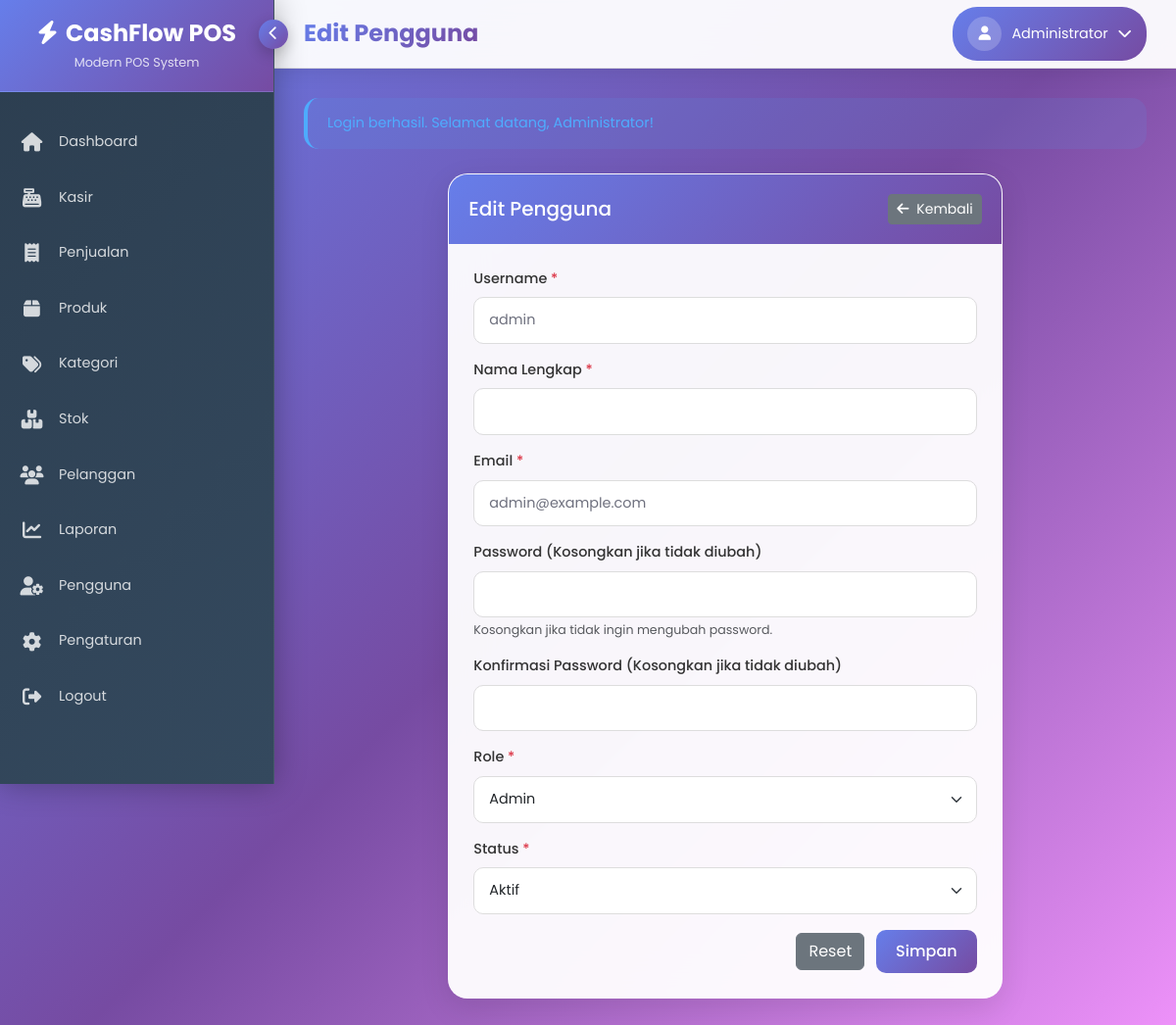
The app's page /pengguna/form.php?id=2 (signed in) with its own data.
### tables this page shows
CREATE TABLE IF NOT EXISTS pengaturan (
    id INT AUTO_INCREMENT PRIMARY KEY,
    nama_toko VARCHAR(100) NOT NULL,
    alamat TEXT,
    no_telp VARCHAR(15),
    email VARCHAR(100),
    logo VARCHAR(255),
    footer_struk TEXT,
    pajak DECIMAL(5,2) DEFAULT 0,
    updated_at TIMESTAMP DEFAULT CURRENT_TIMESTAMP ON UPDATE CURRENT_TIMESTAMP
);

CREATE TABLE IF NOT EXISTS users (
    id INT AUTO_INCREMENT PRIMARY KEY,
    username VARCHAR(50) NOT NULL UNIQUE,
    password VARCHAR(255) NOT NULL,
    nama_lengkap VARCHAR(100) NOT NULL,
    role ENUM('admin', 'kasir') NOT NULL,
    email VARCHAR(100),
    no_telp VARCHAR(15),
    foto VARCHAR(255) DEFAULT 'default.jpg',
    status TINYINT(1) DEFAULT 1,
    created_at TIMESTAMP DEFAULT CURRENT_TIMESTAMP,
    updated_at TIMESTAMP DEFAULT CURRENT_TIMESTAMP ON UPDATE CURRENT_TIMESTAMP
);

### helpers/functions.php (called while the page is built, shortened)
<?php
function base_url($path = '') {
    return BASE_URL . $path;
}
function asset_url($path = '') {
    return base_url('assets/' . $path);
}

### config/database.php (called while the page is built, shortened)
<?php
try {
    $conn = new mysqli(DB_HOST, DB_USER, DB_PASS, DB_NAME);
    $conn->set_charset("utf8");
} catch (Exception $e) {
    die("Error: " . $e->getMessage());
}
function get_row($sql) {
    global $conn;
    $result = $conn->query($sql);
    return $result->fetch_assoc();
}

### config/config.php (called while the page is built, shortened)
<?php
require_once ROOT_PATH . 'config/database.php';
require_once ROOT_PATH . 'helpers/functions.php';
function is_admin() {
    return isset($_SESSION['user_role']) && $_SESSION['user_role'] === 'admin';
}
function get_flash_message() {
    if (isset($_SESSION['flash_message'])) {
        $flash = $_SESSION['flash_message'];
        return $flash;
    }
    return null;
}
function get_settings() {
    static $settings = null;
    if ($settings === null) {
        $result = get_row("SELECT * FROM pengaturan WHERE id = 1");
        $settings = $result ?: [];
    }
    return $settings;
}

### pengguna/form.php (the view, shortened to what this page needs)
<?php
require_once '../config/config.php';
$active_menu = 'pengguna';
$edit_mode = false;
$user_id = isset($_GET['id']) ? (int)$_GET['id'] : 0;
if ($user_id > 0) {
    $edit_mode = true;
    $page_title = 'Edit Pengguna';
} else {
    $page_title = 'Tambah Pengguna';
}
include '../includes/header.php';
?>
<div class="row">
    <div class="col-lg-8 mx-auto">
        <div class="card mb-4">
            <div class="card-header d-flex justify-content-between align-items-center">
                <h5 class="mb-0"><?= $edit_mode ? 'Edit Pengguna' : 'Tambah Pengguna' ?></h5>
                <a href="<?= base_url('pengguna/') ?>" class="btn btn-secondary btn-sm">
                    <i class="fas fa-arrow-left me-1"></i> Kembali
                </a>
            </div>
            <div class="card-body">
                <form action="" method="post">
                    <div class="mb-3">
                        <label for="username" class="form-label">Username <span class="text-danger">*</span></label>
                        <input type="text" class="form-control" id="username" name="username" value="<?= $edit_mode ? $user['username'] : (isset($_POST['username']) ? $_POST['username'] : '') ?>" required>
                    </div>
                    <div class="mb-3">
                        <label for="nama" class="form-label">Nama Lengkap <span class="text-danger">*</span></label>
                        <input type="text" class="form-control" id="nama" name="nama" value="<?= $edit_mode ? $user['nama'] : (isset($_POST['nama']) ? $_POST['nama'] : '') ?>" required>
                    </div>
                    <div class="mb-3">
                        <label for="email" class="form-label">Email <span class="text-danger">*</span></label>
                        <input type="email" class="form-control" id="email" name="email" value="<?= $edit_mode ? $user['email'] : (isset($_POST['email']) ? $_POST['email'] : '') ?>" required>
                    </div>
                    <div class="mb-3">
                        <label for="password" class="form-label"><?= $edit_mode ? 'Password (Kosongkan jika tidak diubah)' : 'Password <span class="text-danger">*</span>' ?></label>
                        <input type="password" class="form-control" id="password" name="password" <?= $edit_mode ? '' : 'required' ?>>
                        <?php if ($edit_mode): ?>
                            <div class="form-text">Kosongkan jika tidak ingin mengubah password.</div>
                        <?php endif; ?>
                    </div>
                    <div class="mb-3">
                        <label for="confirm_password" class="form-label"><?= $edit_mode ? 'Konfirmasi Password (Kosongkan jika tidak diubah)' : 'Konfirmasi Password <span class="text-danger">*</span>' ?></label>
                        <input type="password" class="form-control" id="confirm_password" name="confirm_password" <?= $edit_mode ? '' : 'required' ?>>
                    </div>
                    <div class="mb-3">
                        <label for="role" class="form-label">Role <span class="text-danger">*</span></label>
                        <select class="form-select" id="role" name="role" required>
                            <option value="admin" <?= $edit_mode && $user['role'] === 'admin' ? 'selected' : (isset($_POST['role']) && $_POST['role'] === 'admin' ? 'selected' : '') ?>>Admin</option>
                        </select>
                    </div>
                    <div class="mb-3">
                        <label for="status" class="form-label">Status <span class="text-danger">*</span></label>
                        <select class="form-select" id="status" name="status" required>
                            <option value="aktif" <?= $edit_mode && $user['status'] === 'aktif' ? 'selected' : (isset($_POST['status']) && $_POST['status'] === 'aktif' ? 'selected' : '') ?>>Aktif</option>
                        </select>
                    </div>
                    <div class="text-end">
                        <button type="reset" class="btn btn-secondary me-2">Reset</button>
                        <button type="submit" class="btn btn-primary">Simpan</button>
                    </div>
                </form>
            </div>
        </div>
    </div>
</div>
<?php
include '../includes/footer.php';
?>

### includes/header.php (shortened to what this page needs)
<?php
$user_id = $_SESSION['user_id'];
$user = get_row("SELECT * FROM users WHERE id = '$user_id'");
$settings = get_settings();
$flash_message = get_flash_message();
?>
<!DOCTYPE html>
<html lang="id">
<head>
    <link href="https://cdn.jsdelivr.net/npm/bootstrap@5.3.0/dist/css/bootstrap.min.css" rel="stylesheet">
    <link href="https://cdnjs.cloudflare.com/ajax/libs/font-awesome/6.4.0/css/all.min.css" rel="stylesheet">
    <link href="https://cdn.datatables.net/1.13.4/css/dataTables.bootstrap5.min.css" rel="stylesheet">
    <link href="https://cdn.jsdelivr.net/npm/select2@4.1.0-rc.0/dist/css/select2.min.css" rel="stylesheet">
    <link href="https://cdn.jsdelivr.net/npm/select2-bootstrap-5-theme@1.3.0/dist/select2-bootstrap-5-theme.min.css" rel="stylesheet">
    <link href="<?= asset_url('css/style.css') ?>" rel="stylesheet">
</head>
<body>
    <div class="sidebar" id="sidebar">
        <button class="sidebar-toggle" onclick="toggleSidebar()">
            <i class="fas fa-chevron-left" id="toggleIcon"></i>
        </button>
        <div class="sidebar-header">
            <h3><i class="fas fa-bolt me-2"></i><?= $settings['nama_toko'] ?? 'CashFlow' ?></h3>
            <div class="subtitle">Modern POS System</div>
        </div>
        <ul class="sidebar-menu">
            <li>
                <a href="<?= base_url('dashboard.php') ?>" class="<?= $active_menu === 'dashboard' ? 'active' : '' ?>">
                    <i class="fas fa-home"></i>
                    <span class="menu-text">Dashboard</span>
                </a>
            </li>
            <li>
                <a href="<?= base_url('transaksi/index.php') ?>" class="<?= $active_menu === 'transaksi' ? 'active' : '' ?>">
                    <i class="fas fa-cash-register"></i>
                    <span class="menu-text">Kasir</span>
                </a>
            </li>
            <li>
                <a href="<?= base_url('penjualan/index.php') ?>" class="<?= $active_menu === 'penjualan' ? 'active' : '' ?>">
                    <i class="fas fa-receipt"></i>
                    <span class="menu-text">Penjualan</span>
                </a>
            </li>
            <li>
                <a href="<?= base_url('produk/index.php') ?>" class="<?= $active_menu === 'produk' ? 'active' : '' ?>">
                    <i class="fas fa-box"></i>
                    <span class="menu-text">Produk</span>
                </a>
            </li>
            <li>
                <a href="<?= base_url('kategori/index.php') ?>" class="<?= $active_menu === 'kategori' ? 'active' : '' ?>">
                    <i class="fas fa-tags"></i>
                    <span class="menu-text">Kategori</span>
                </a>
            </li>
            <li>
                <a href="<?= base_url('stok/index.php') ?>" class="<?= $active_menu === 'stok' ? 'active' : '' ?>">
                    <i class="fas fa-boxes"></i>
                    <span class="menu-text">Stok</span>
                </a>
            </li>
            <li>
                <a href="<?= base_url('pelanggan/index.php') ?>" class="<?= $active_menu === 'pelanggan' ? 'active' : '' ?>">
                    <i class="fas fa-users"></i>
                    <span class="menu-text">Pelanggan</span>
                </a>
            </li>
            <li>
                <a href="<?= base_url('laporan/index.php') ?>" class="<?= $active_menu === 'laporan' ? 'active' : '' ?>">
                    <i class="fas fa-chart-line"></i>
                    <span class="menu-text">Laporan</span>
                </a>
            </li>
            <?php if (is_admin()): ?>
            <li>
                <a href="<?= base_url('users/index.php') ?>" class="<?= $active_menu === 'users' ? 'active' : '' ?>">
                    <i class="fas fa-user-cog"></i>
                    <span class="menu-text">Pengguna</span>
                </a>
            </li>
            <li>
                <a href="<?= base_url('pengaturan/index.php') ?>" class="<?= $active_menu === 'pengaturan' ? 'active' : '' ?>">
                    <i class="fas fa-cog"></i>
                    <span class="menu-text">Pengaturan</span>
                </a>
            </li>
            <?php endif; ?>
            <li>
                <a href="<?= base_url('auth/logout.php') ?>" onclick="return confirm('Apakah Anda yakin ingin logout?')">
                    <i class="fas fa-sign-out-alt"></i>
                    <span class="menu-text">Logout</span>
                </a>
            </li>
        </ul>
    </div>
    <div class="main-content" id="mainContent">
        <div class="topbar">
            <div class="topbar-left">
                <h4><?= $page_title ?? 'Dashboard' ?></h4>
            </div>
            <div class="topbar-right">
                <div class="profile-dropdown">
                    <button class="profile-btn" onclick="window.location.href='<?= base_url('profile.php') ?>'">
                        <div class="profile-avatar">
                            <?php if (!empty($user['foto']) && $user['foto'] !== 'default.jpg'): ?>
                            <img src="<?= upload_url('users/' . $user['foto']) ?>" alt="<?= $user['nama_lengkap'] ?>" class="img-fluid" style="width: 35px; height: 35px; border-radius: 50%; object-fit: cover;">
                            <?php else: ?>
                            <i class="fas fa-user"></i>
                            <?php endif; ?>
                        </div>
                        <span><?= $user['nama_lengkap'] ?></span>
                        <i class="fas fa-chevron-down"></i>
                    </button>
                </div>
            </div>
        </div>
        <div class="dashboard-content">
            <?php if ($flash_message): ?>
            <div class="alert alert-<?= $flash_message['type'] ?>">
                <?= $flash_message['message'] ?>
            </div>
            <?php endif; ?>

### assets/css/style.css (style rules this page uses)
:root { --primary-color: #4e73df; --secondary-color: #858796; --success-color: #1cc88a; --info-color: #36b9cc; --warning-color: #f6c23e; --danger-color: #e74a3b; --light-color: #f8f9fc; --dark-color: #5a5c69; --sidebar-width: 250px; --sidebar-collapsed-width: 80px; --topbar-height: 70px; --transition-speed: 0.3s; }
body { font-family: 'Nunito', -apple-system, BlinkMacSystemFont, "Segoe UI", Roboto, "Helvetica Neue", Arial, sans-serif; font-size: 0.9rem; background-color: #f8f9fc; color: #5a5c69; overflow-x: hidden; }
.sidebar { width: var(--sidebar-width); background: linear-gradient(180deg, var(--primary-color) 10%, #224abe 100%); color: #fff; position: fixed; top: 0; left: 0; height: 100vh; z-index: 999; transition: all var(--transition-speed) ease; box-shadow: 0 0.15rem 1.75rem 0 rgba(58, 59, 69, 0.15); }
.main-content { width: calc(100% - var(--sidebar-width)); margin-left: var(--sidebar-width); min-height: 100vh; transition: all var(--transition-speed) ease; position: relative; }
.topbar { height: var(--topbar-height); background-color: #fff; box-shadow: 0 0.15rem 1.75rem 0 rgba(58, 59, 69, 0.15); display: flex; align-items: center; justify-content: space-between; padding: 0 1.5rem; position: sticky; top: 0; z-index: 99; }
.card { border: none; border-radius: 0.35rem; box-shadow: 0 0.15rem 1.75rem 0 rgba(58, 59, 69, 0.1); margin-bottom: 1.5rem; }
.card-header { background-color: #f8f9fc; border-bottom: 1px solid #e3e6f0; padding: 0.75rem 1.25rem; }
.card-body { padding: 1.25rem; }
.form-control { border: 1px solid #d1d3e2; border-radius: 0.35rem; color: #6e707e; }
.btn-primary { background-color: var(--primary-color); border-color: var(--primary-color); }
.alert { border-radius: 0.35rem; border: 1px solid transparent; }
.alert-success { background-color: #edfcf5; border-color: #d1f5e0; color: #0f6848; }

### records on screen
pengaturan: nama_toko "CashFlow POS"
users: nama_lengkap "Administrator", username "admin", email "admin@example.com", role "Admin"

### other values on screen
$page_title "Edit Pengguna"
$flash_message['message'] "Login berhasil. Selamat datang, Administrator!"
